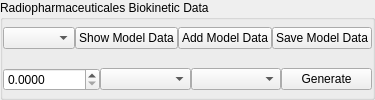
                  <widget class="QGroupBox" name="groupBox_6">
                   <property name="title">
                    <string>Radiopharmaceuticales Biokinetic Data</string>
                   </property>
                   <layout class="QGridLayout" name="gridLayout_13">
                    <property name="leftMargin">
                     <number>0</number>
                    </property>
                    <property name="topMargin">
                     <number>0</number>
                    </property>
                    <property name="rightMargin">
                     <number>0</number>
                    </property>
                    <property name="bottomMargin">
                     <number>0</number>
                    </property>
                    <item row="1" column="0">
                     <widget class="QFrame" name="frame_14">
                      <property name="frameShape">
                       <enum>QFrame::NoFrame</enum>
                      </property>
                      <property name="frameShadow">
                       <enum>QFrame::Raised</enum>
                      </property>
                      <layout class="QHBoxLayout" name="horizontalLayout_16">
                       <property name="spacing">
                        <number>0</number>
                       </property>
                       <property name="leftMargin">
                        <number>0</number>
                       </property>
                       <property name="topMargin">
                        <number>0</number>
                       </property>
                       <property name="rightMargin">
                        <number>0</number>
                       </property>
                       <property name="bottomMargin">
                        <number>0</number>
                       </property>
                       <item>
                        <widget class="QDoubleSpinBox" name="doubleSpinBoxAdministeredActivity">
                         <property name="toolTip">
                          <string>&lt;html&gt;&lt;head/&gt;&lt;body&gt;&lt;p&gt;Add the administered activity injected into the patient.&lt;/p&gt;&lt;/body&gt;&lt;/html&gt;</string>
                         </property>
                         <property name="decimals">
                          <number>4</number>
                         </property>
                         <property name="maximum">
                          <double>1000000000.990000009536743</double>
                         </property>
                        </widget>
                       </item>
                       <item>
                        <widget class="QComboBox" name="comboBoxActivityAdministered"/>
                       </item>
                       <item>
                        <widget class="QComboBox" name="comboBoxSourceOrTargetsForBiokinetics"/>
                       </item>
                       <item>
                        <widget class="QPushButton" name="pushButtonGenerateQuantitiesWithBiokineticData">
                         <property name="toolTip">
                          <string>&lt;html&gt;&lt;head/&gt;&lt;body&gt;&lt;p&gt;This will calculate the internal dosimetry quantity chosen for the radiopharmaceutical chosen and administered activity given. First, make sure you read the SAFs data (ICRP or USER), and these SAFs are available for this configuration (radionuclide particles, source and target region, OtheTissues region). Also, you should constate that the phantom chosen agrees with the radiopharmaceutical model data.&lt;/p&gt;&lt;/body&gt;&lt;/html&gt;</string>
                         </property>
                         <property name="text">
                          <string>Generate</string>
                         </property>
                        </widget>
                       </item>
                      </layout>
                     </widget>
                    </item>
                    <item row="0" column="0">
                     <widget class="QFrame" name="frame_28">
                      <property name="frameShape">
                       <enum>QFrame::NoFrame</enum>
                      </property>
                      <property name="frameShadow">
                       <enum>QFrame::Raised</enum>
                      </property>
                      <layout class="QHBoxLayout" name="horizontalLayout_28">
                       <property name="spacing">
                        <number>0</number>
                       </property>
                       <property name="leftMargin">
                        <number>0</number>
                       </property>
                       <property name="topMargin">
                        <number>0</number>
                       </property>
                       <property name="rightMargin">
                        <number>0</number>
                       </property>
                       <property name="bottomMargin">
                        <number>0</number>
                       </property>
                       <item>
                        <widget class="QComboBox" name="comboBoxRadioPharmaceutiques">
                         <property name="toolTip">
                          <string>&lt;html&gt;&lt;head/&gt;&lt;body&gt;&lt;p&gt;Select the radiopharmaceutical to be used in the biokinetics calculations. The SAF of source region &amp;quot;OtherTissues&amp;quot; will be calculated for the chosen radiopharmaceutical.&lt;/p&gt;&lt;/body&gt;&lt;/html&gt;</string>
                         </property>
                        </widget>
                       </item>
                       <item>
                        <widget class="QPushButton" name="pushButtonShowBiokineticData">
                         <property name="toolTip">
                          <string>&lt;html&gt;&lt;head/&gt;&lt;body&gt;&lt;p&gt;Show the model of the selected radiopharmaceutical in a table form of source regions and the corresponding residence time (h).&lt;/p&gt;&lt;/body&gt;&lt;/html&gt;</string>
                         </property>
                         <property name="text">
                          <string>Show Model Data</string>
                         </property>
                        </widget>
                       </item>
                       <item>
                        <widget class="QPushButton" name="pushButtonAddBiokineticModel">
                         <property name="toolTip">
                          <string>&lt;html&gt;&lt;head/&gt;&lt;body&gt;&lt;p&gt;Add a new model of radiopharmaceutical. You should add the radionuclide of this radiopharmaceutical, source regions, and the corresponding residence time (h).&lt;/p&gt;&lt;/body&gt;&lt;/html&gt;</string>
                         </property>
                         <property name="text">
                          <string>Add Model Data</string>
                         </property>
                        </widget>
                       </item>
                       <item>
                        <widget class="QPushButton" name="pushButtonSaveBiokinetikModelData">
                         <property name="toolTip">
                          <string>&lt;html&gt;&lt;head/&gt;&lt;body&gt;&lt;p&gt;Save the model data of the current table to the currently selected radiopharmaceutical.&lt;/p&gt;&lt;/body&gt;&lt;/html&gt;</string>
                         </property>
                         <property name="text">
                          <string>Save Model Data</string>
                         </property>
                        </widget>
                       </item>
                      </layout>
                     </widget>
                    </item>
                   </layout>
                  </widget>
